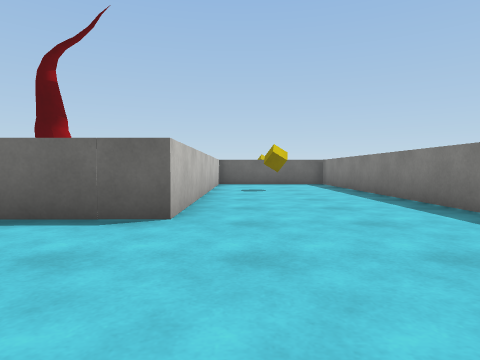
View 1 (above)

23 first-person views from a walk through a scene from a Unity 3-D project. The camera is 0.62 m above the floor, tilts 2° down and sees 75° across. The floor is counted in squares, 1 m on a side. Each view is taken from the middle of a square. On the plan, view 1 faces up. The plan holds only what a view shows up to about 9 squares ahead; the rest is blank. The place goes on beyond the plan. Surface patterns are stand-ins for the level's own textures.

View 2
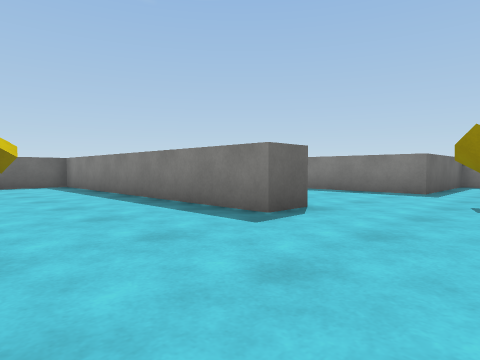

View 3
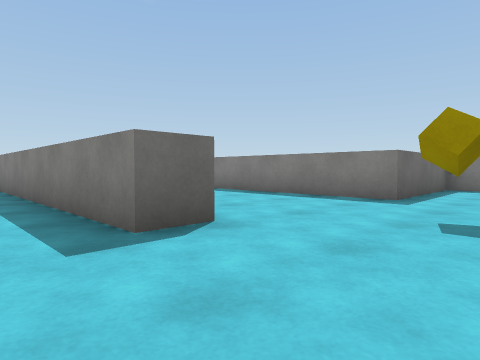

View 4
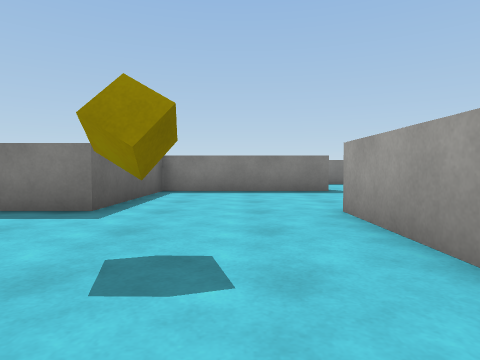

View 5
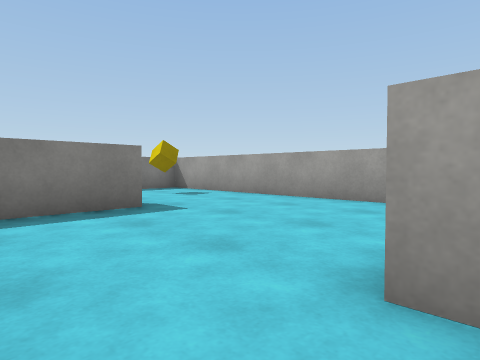

View 6
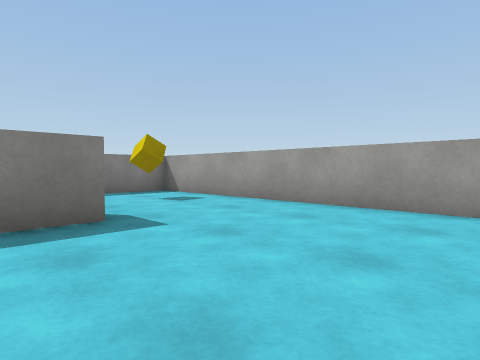

View 7
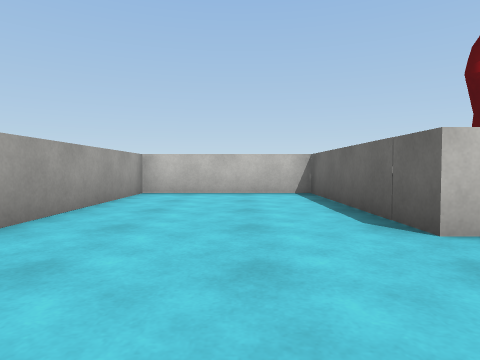

View 8
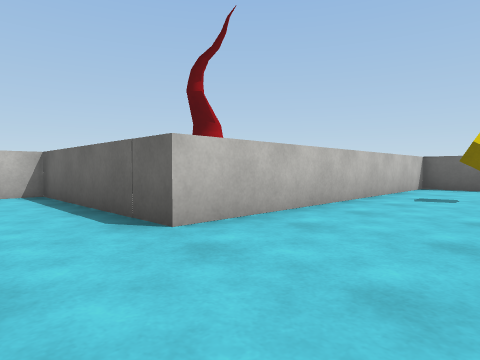

View 9
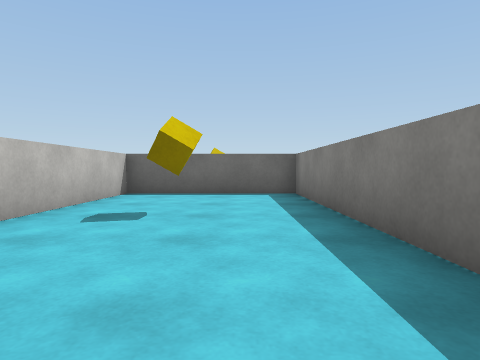

View 10
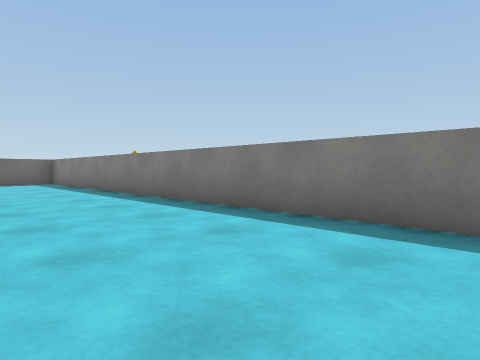

View 11
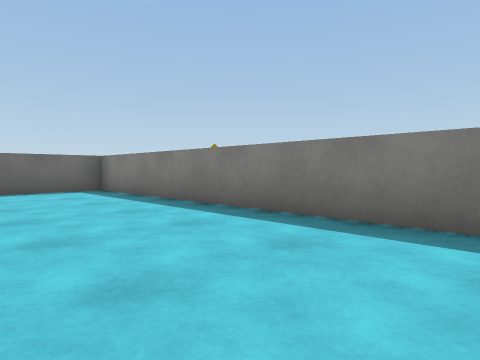

View 12
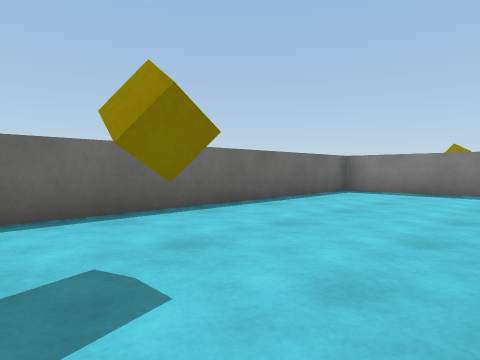

View 13
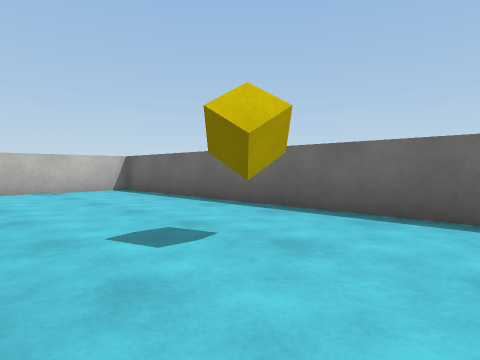

View 14
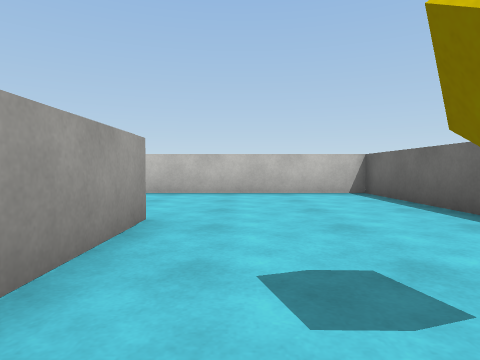

View 15
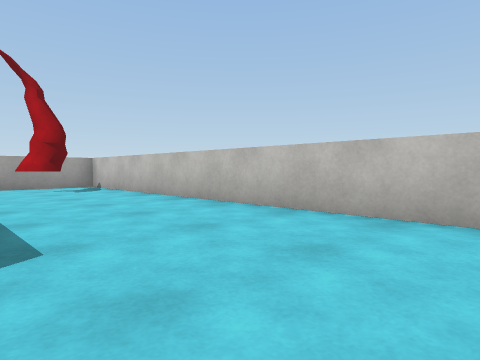

View 16
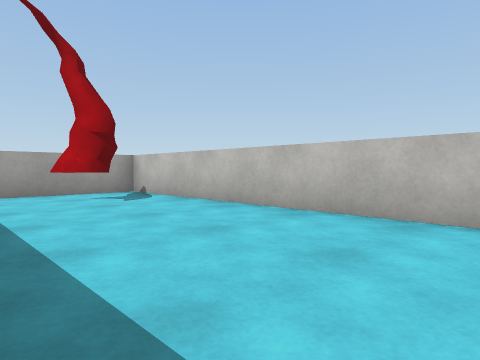

View 17
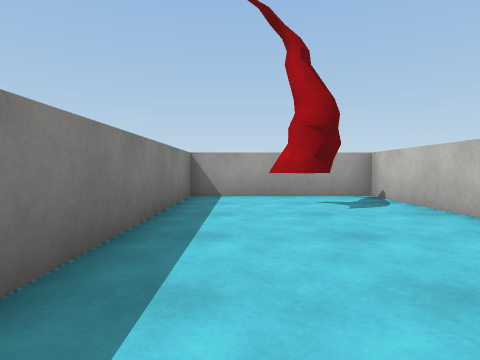

View 18
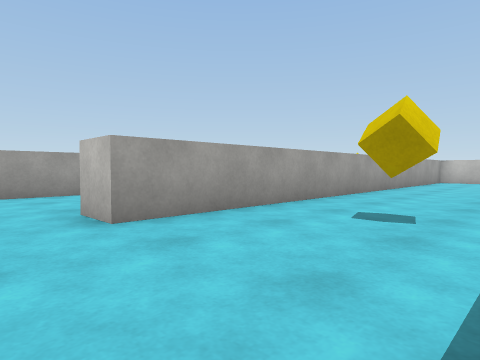

View 19
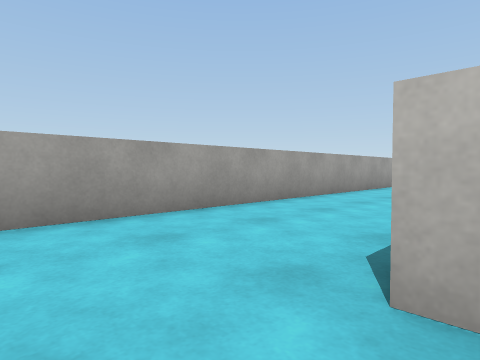

View 20
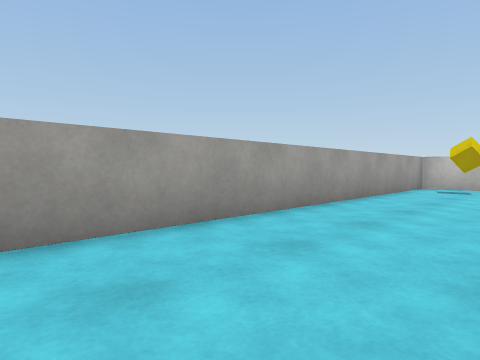

View 21
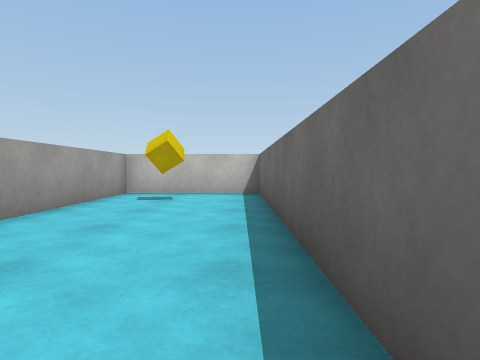

View 22
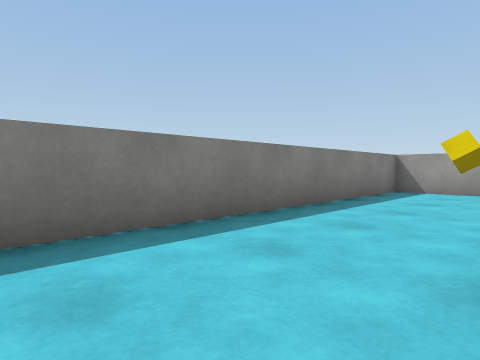

View 23
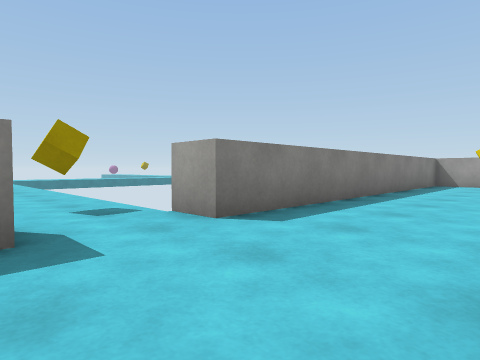

### Floor plan
Points are (right, up) in squares from view 1. A wall is a line through its corners. A room is listed if a view was taken in it or the views show most of it. See-through windows are left out.
Room 1 (views 1, 2, 3, 4, 5, 6, 7, 8, 9, 10, 11, 12, 13, 14, 15, 16, 17, 18, 19, 20, 21, 22, 23)
walls: (4.5, 3.8) (3.4, 3.8) (3.4, 12.8) (-0.9, 12.8) (-0.9, 3.8) (-6, 3.8) (-6, -0.5) (-1.2, -0.5); (0.8, -0.5) (8.5, -0.5) (8.5, -1.6); (1.4, -1.5) (-5.8, -1.5); (-1.9, 13.8) (0.6, 13.8); (12.8, -1.5) (12.8, 3.2) (8.6, 3.2) (8.6, 18.2) (-6, 18.2) (-6, 4.8) (-1.9, 4.8) (-1.9, 10.6); (-6, -1.4) (-6, -4.9) (17, -4.9) (17, 5.4) (18, 5.4)
objects: yellow cube (-4, -3); other object (-4, 7); yellow cube (1, 9); yellow cube (1, 16); yellow cube (7, 2); yellow cube (15, -3); yellow cube (19, 7)

Where each view was taken, in squares from view 1:
view 1: 0 up, 0 right, facing up
view 2: 1 up, 0 right, facing up-right
view 3: 1 up, 2 right, facing up-right
view 4: 1 up, 4 right, facing right
view 5: 1 up, 8 right, facing down-right
view 6: 0 up, 9 right, facing down-right
view 7: 2 up, 2 right, facing left
view 8: 2 up, 2 right, facing up-left
view 9: 5 up, 2 right, facing up
view 10: 4 up, 5 right, facing up-right
view 11: 9 up, 5 right, facing up-right
view 12: 14 up, 0 right, facing up-right
view 13: 14 up, 3 right, facing up-left
view 14: 15 up, 2 right, facing left
view 15: 16 up, 2 left, facing down-left
view 16: 13 up, 2 left, facing down-left
view 17: 12 up, 3 left, facing down
view 18: 3 up, 10 right, facing down-left
view 19: 1 down, 10 right, facing down-left
view 20: 2 down, 5 right, facing down-left
view 21: 2 down, 2 right, facing left
view 22: 4 up, 14 right, facing down-right
view 23: 8 up, 14 right, facing down-right
